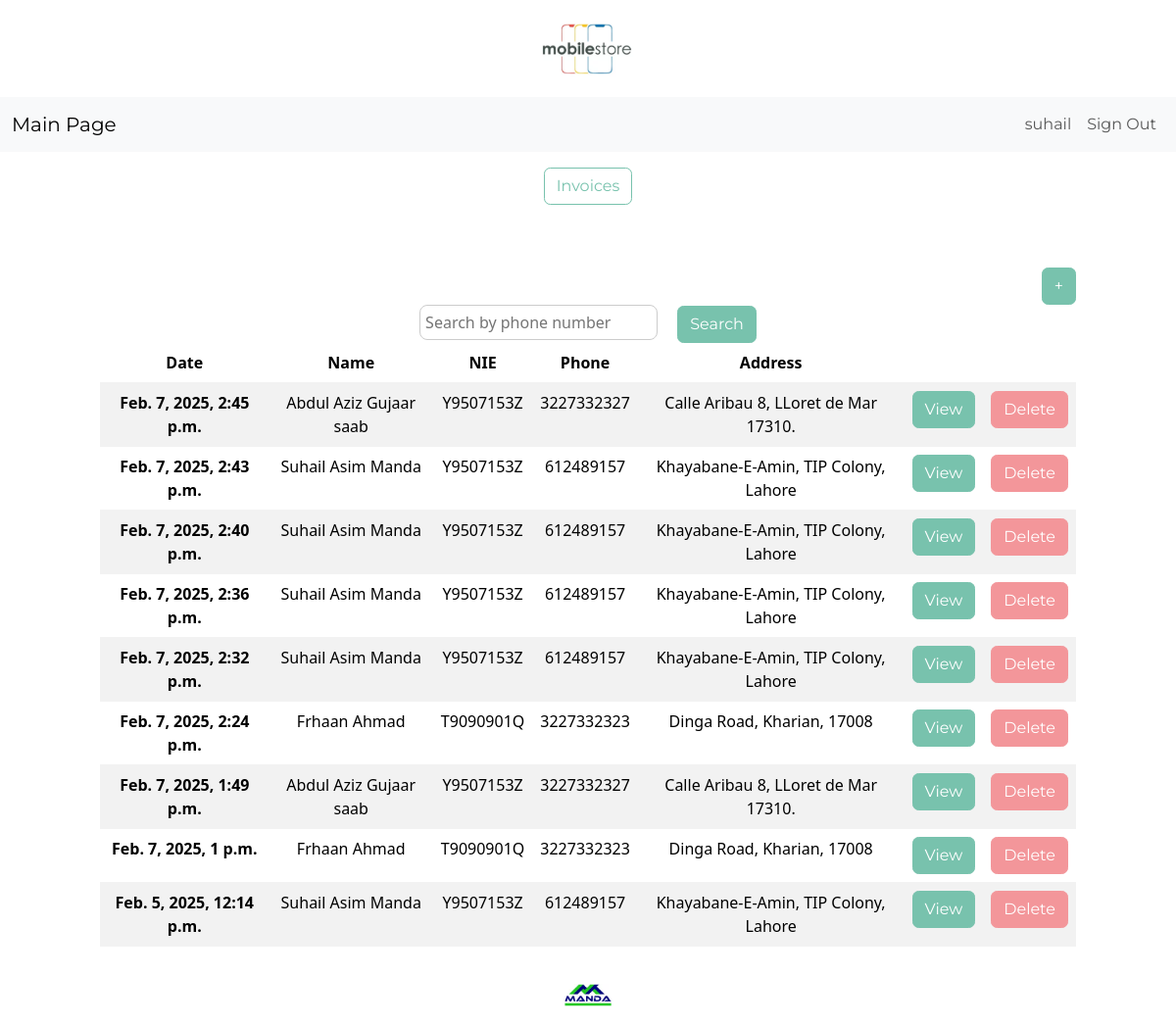
/dashboard5/ (signed in), run on an earlier commit of the app's database.
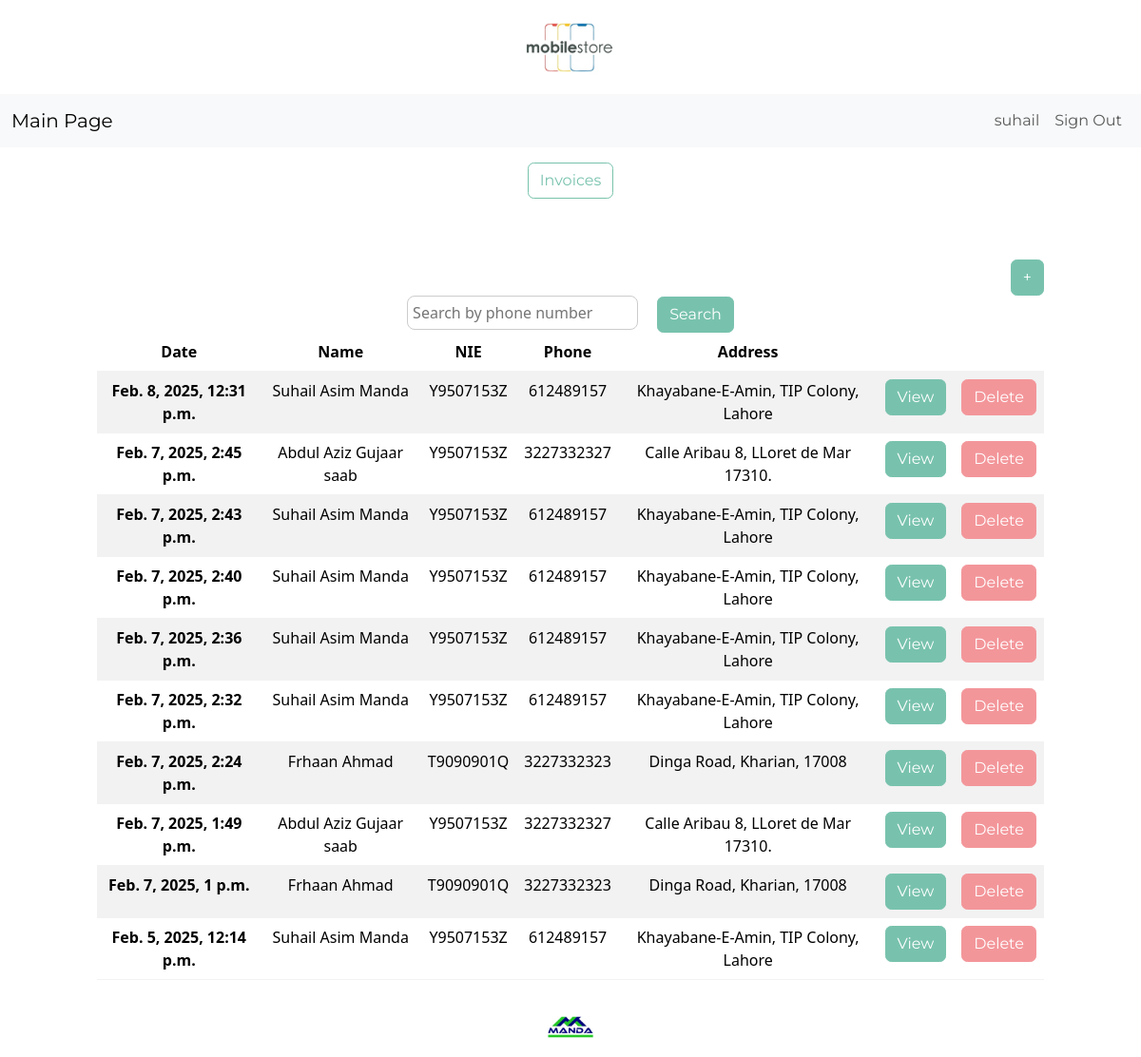
And on a later commit of the database.
### inventory/models.py (models this page shows, shortened)
class CustInvoiceData(models.Model):
	customer = models.ForeignKey(CustomerData, on_delete=models.CASCADE)
	phone = models.IntegerField()
	nif = models.CharField(max_length=35, default=0)
	address = models.CharField (max_length=50)
	total_before_iva = models.DecimalField(max_digits=12, decimal_places=2, default=0.00)  # Invoice total before tax
	total_after_iva = models.DecimalField(max_digits=12, decimal_places=2, default=0.00)   # Invoice total after tax
	datein = models.DateTimeField(auto_now_add=True)
	user = models.ForeignKey(User, on_delete=models.CASCADE, blank=True, null=True)

class CustomerData(models.Model):
	cname = models.CharField(max_length=50)
	cnie = models.CharField(max_length=20)
	cphone = models.IntegerField()
	caddress = models.CharField (max_length=50)
	datec = models.DateTimeField(auto_now_add=True)
	user = models.ForeignKey(User, on_delete=models.CASCADE)
	def __str__(self):
		return self.cname

### inventory/views.py (the view)
# urls.py: path('dashboard5/', Dashboard5.as_view(), name='dashboard5'),
class Dashboard5(LoginRequiredMixin, View):
    def get(self, request):
        today = datetime.now()
        first_day_of_month = today.replace(day=1)
        query = request.GET.get("phone", "")
        query = unquote(query).strip()
        if query:
            invoices = CustInvoiceData.objects.filter(phone__icontains=query)
        else:
            invoices = CustInvoiceData.objects.filter(
    			user=self.request.user.id
			).order_by("-id")[:10]  # Order by descending 'id' and limit to 10
        context = {
            "invoices": invoices,
        }
        return render(request, "inventory/dashboard5.html", context)

### inventory/templates/inventory/dashboard5.html (shortened to what this page needs)
{% extends 'inventory/base.html' %}
{% block content %}
<a href="{% url 'index' %}" class="btn btn-outline-primary my-3 mx-4">Invoices</a>
	<div class="row">
		<div class="col-md-10 col-12 mx-auto mt-5">
			<div class="d-flex justify-content-end">
				<a href="{% url 'invoiceadd' %}" class="btn btn-primary">+</a>
			</div>
<form method="get" action="{% url 'dashboard5' %}">
		<input type="text" name="phone" placeholder="Search by phone number" value="{{ request.GET.phone }}" style="border-radius: 8px; border: 1px solid #ccc; padding: 5px;" >
        <button type="submit" class="btn btn-primary ms-3">Search</button>
</form>
			<table class="table table-hover table-striped">
				<thead>
					<tr>
						<th scope="col">Date</th>
						<th scope="col">Name</th>
						<th scope="col">NIE</th>
						<th scope="col">Phone</th>
						<th scope="col">Address</th>
						<th scope="col"></th>
						<th scope="col"></th>
					</tr>
				</thead>
				<tbody>
					{% for iteminv in invoices %}
					<tr>
						<th scope="row">{{ iteminv.datein }}</th>
						<td>{{ iteminv.customer }}</td>
						<td>{{ iteminv.nif }}</td>
						<td>{{ iteminv.phone }}</td>
						<td>{{ iteminv.address }}</td>
			<td><a href="{% url 'invoice_detail' iteminv.id %}" target="_blank" class="btn btn-primary">View</a></td>
						<td><a href="{% url 'delete-inv' iteminv.id %}" class="btn btn-secondary">Delete</a></td>
					</tr>
					{% endfor %}
				</tbody>
			</table>
		</div>
	</div>
{% endblock content %}

What changed in the data, as far as the page shows it:
added CustInvoiceData: datein "Feb. 8, 2025, 12:31 p.m.", customer "Suhail Asim Manda", nif "Y9507153Z", phone "612489157", address "Khayabane-E-Amin, TIP Colony, Lahore"
